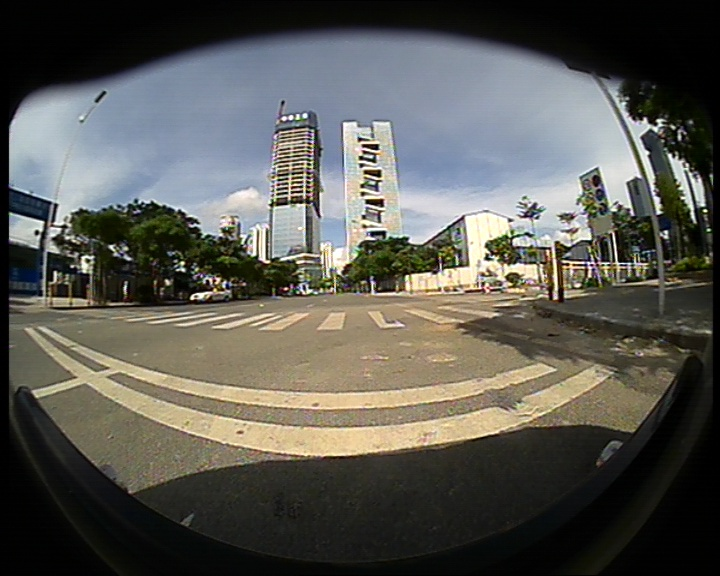
//> input picture fisheye/CAM1.jpg, 720 x 576 px
$ ./fisheye CAM1.jpg   (built with g++ and OpenCV 4)
//> lines starting //> are read from the running program, lines starting //| are printed output that depends on the picture
//> further down, pImg is the input picture: 576 rows x 720 cols, CV_8UC3; mean B, G, R 83.8, 89.8, 90.5
### fisheye/scanningmethod.h
//利用扫描线逼近算法标定鱼眼图像的中心和半径
//作者：田粮    合肥工业大学

//#include"cv.h"
//#include"cxcore.h"
#include <opencv2/opencv.hpp>
#include "opencv2/highgui/highgui.hpp"


//极限亮度差阈值
#define GRAY_DIFF_THR 40

IplImage* ScaningMethod( IplImage* img, float* x0, float* y0, float* r);
void ExtremeRow( IplImage* img, float* maxRow, float* minRow, int row);
void ExtremeCol(IplImage* img, float* maxCol, float* minCol, int col );
float RGB_to_gray( IplImage* img, int x, int y );
IplImage* Standard_circle(IplImage* img);

### fisheye/scanningmethod.cpp
//利用扫描线逼近算法标定鱼眼图像的中心和半径,及标准圆变换
//  作者：田粮         合肥工业大学
// 在标准圆变换部分坐标原点移动处理的不是很好


#include "ScanningMethod.h"

//#include"cv.h"
//#include"cxcore.h"
//#include"highgui.h"
#include<math.h>

#ifndef max
#define max(a,b) (a>b?a:b)
#define min(a,b) (a>b?b:a)
#endif

/****************************************************************
*作用标定鱼眼图像的中心和半径
*参数
img输入图像
x0【输出】中心X坐标
y0【输出】中心Y坐标
r【输出】半径
*返回剪切后的鱼眼图像
****************************************************************/

IplImage* ScaningMethod( IplImage* img, float* x0, float* y0, float* r)
{

	IplImage* imgTemp;
	int n_left;
	int n_right;
	int n_top;
	int n_bottom;

	float n_max;
	float n_min;

	//寻找鱼眼图像区域左切线
	for(int i = 0; i < img->width; i++)
	{

	ExtremeCol( img, &n_max, &n_min, i );
	if(( n_max - n_min ) > GRAY_DIFF_THR )
	{

	n_left = i;
	break;

	}

	}
//> this loop made 9 passes
//> (n_pixel in RGB_to_gray, n_pixel in RGB_to_gray (second call), n_max) on passes 1 to 8: (1, 1, 4.45), (1, 1, 3.86), (2, 2, 3.26), (2, 2, 3.86), (2, 2, 5.65), (2, 2, 6.25), (2, 2, 8.64), (2, 2, 10.85)
//> after the loop, n_max = 52.74; n_min = 0

	//寻找鱼眼图像区域右切线
	for( int i = img->width - 1; i >= 0; i--)
	{


	ExtremeCol( img, &n_max, &n_min, i );
	if(( n_max - n_min ) > GRAY_DIFF_THR )
	{

	n_right = i;
	break;

	}

	}
//> this loop made 8 passes
//> (n_pixel in RGB_to_gray, n_pixel in RGB_to_gray (second call), n_max) on passes 1 to 8: (1, 1, 3.08), (1, 1, 3.6), (1, 1, 5.52), (1, 1, 6.6), (2, 2, 6.12), (2, 2, 10.99), (2, 2, 32.39), (3, 3, 133.9)

	//寻找鱼眼图像区域上切线
	for(int i = 0; i < img->height; i++)
	{


	ExtremeRow(img, &n_max, &n_min, i );
	if(( n_max - n_min ) > GRAY_DIFF_THR )
	{

	n_top = i;
	break;

	}

	}
//> this loop made 29 passes
//> (n_pixel in RGB_to_gray, n_pixel in RGB_to_gray (second call), n_max, n_min) on passes 4, 5, 7, 9, 13, 16, 17, 19: (1, 1, 7.48, 0.7), (1, 1, 7, 1), (2, 2, 8, 0.52), (0, 0, 8.4, 0), (1, 1, 7.92, 0), (3, 3, 10.91, 0.52), (2, 2, 9.01, 0), (1, 1, 10.4, 0.22)

	//寻找鱼眼图像区域下切线
	for( int i = img->height - 1; i >= 0; i--)
	{


	ExtremeRow(img, &n_max, &n_min, i );
	if(( n_max - n_min ) > GRAY_DIFF_THR )
	{

	n_bottom = i;
	break;

	}

	}
//> this loop made 31 passes
//> (n_pixel in RGB_to_gray, n_pixel in RGB_to_gray (second call), n_max, n_min) on passes 5, 7, 8, 11, 12, 14, 17, 18: (1, 1, 22, 0.52), (1, 1, 21.61, 0.7), (1, 1, 22.6, 0), (1, 1, 22.01, 1), (1, 1, 21.01, 0.7), (1, 1, 28.09, 0), (1, 1, 32.61, 0.52), (1, 1, 33.91, 0)

	if( n_left >= n_right ||  n_top >=n_bottom )
	{

	return NULL;

	}
	else
	{


	imgTemp = cvCreateImage( cvSize( n_right - n_left, n_bottom - n_top ), IPL_DEPTH_8U, 3 );
//> imgTemp: 517 rows x 704 cols, CV_8UC3; every value is 0
	cvZero( imgTemp );

	cvSetImageROI( img, cvRect( n_left, n_top, n_right - n_left, n_bottom - n_top ));
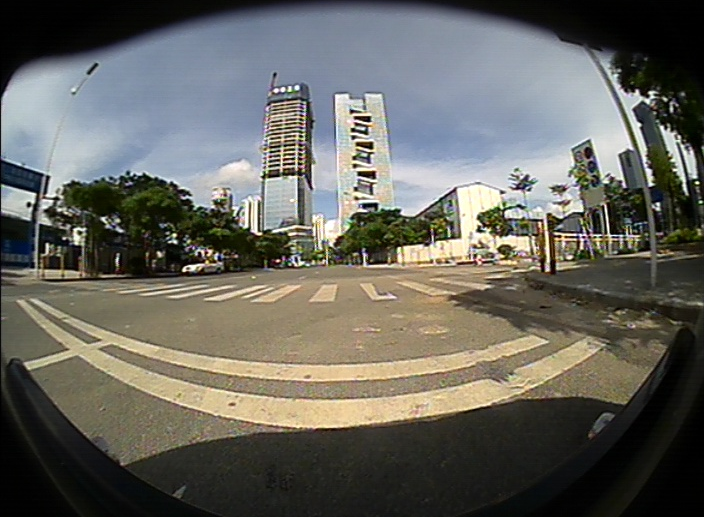
//> img: 517 rows x 704 cols, CV_8UC3; mean B, G, R 94.8, 101.5, 102.4
	cvAdd( imgTemp, img, imgTemp, NULL );

	IplImage* imgCircle = Standard_circle( imgTemp );

	cvReleaseImage(&imgTemp);

	//计算鱼眼图像中心坐标和半径
	*x0 = 1.0 * ( n_left + n_right ) / 2;
	*y0 = 1.0 * ( n_top + n_bottom ) / 2;
	float r1 = 1.0 * ( n_right - n_left ) / 2;
	float r2 = 1.0 * ( n_bottom - n_top ) / 2;
	*r = max( r1, r2 );
	return imgCircle;


}

}

/*******************************************************************
*作用寻找图像某行的极值，包括最大值和最小值
*参数
img输入图像
maxRow【输出】行最大值
minRow【输出】行最小值
row输入查找极值的行数
*******************************************************************/

void ExtremeRow( IplImage* img, float* maxRow, float* minRow, int row)
{

float maxTemp;
float minTemp;

float n_temp;
maxTemp = RGB_to_gray( img, 0, row );//将最大值预设为该行第一个像素
minTemp = RGB_to_gray( img, 0, row );//将最小值预设为该行第一个像素

for( int i = 0; i < img->width; i++ )
{

n_temp = RGB_to_gray( img, i, row );
if( maxTemp < n_temp )
maxTemp = n_temp;
if( minTemp > n_temp )
minTemp = n_temp;

}

*maxRow = maxTemp;
*minRow = minTemp;


}


/*******************************************************************
*作用寻找图像某列的极值，包括最大值和最小值
*参数
img输入图像
maxRow【输出】列最大值
minRow【输出】列最小值
col输入查找极值的列数
*******************************************************************/

void ExtremeCol(IplImage* img, float* maxCol, float* minCol, int col )
{

float maxTemp;
float minTemp;

float n_temp;
maxTemp = RGB_to_gray( img, col, 0 );//将最大值预设为该列第一个像素
minTemp = RGB_to_gray( img, col, 0 );//将最小值预设为该列第一个像素

for( int i = 0; i < img->height; i++ )
{

n_temp = RGB_to_gray( img, col, i );
if( maxTemp < n_temp )
maxTemp = n_temp;
if( minTemp > n_temp )
minTemp = n_temp;

}

*maxCol = maxTemp;
*minCol = minTemp;


}


/**********************************************************
*作用用公式 I=0.59*r+0.11*g+0.3*b 计算像素的亮度
*参数
img输入图像
x像素的行坐标
y像素的列坐标
*放回像素亮度I
**********************************************************/
float RGB_to_gray( IplImage* img, int x, int y )
{

float n_pixel;
n_pixel = 0.59 * ((uchar*)(img->imageData + img->widthStep*y))[x*3+2]
  + 0.11 * ((uchar*)(img->imageData + img->widthStep*y))[x*3+1]
  + 0.3 * ((uchar*)(img->imageData + img->widthStep*y))[x*3];

return n_pixel;


}


//将椭圆变换为标准圆
IplImage* Standard_circle(IplImage* img)
{

float u =1.0*img->width /2;
float v = 1.0*img->height/ 2;
float beta  = 1.0 * img->width / img->height;
IplImage* imgOut;
if( img->width < img->height )

imgOut = cvCreateImage( cvSize( min( img->width, img->height ), min( img->width, img->height)), IPL_DEPTH_8U, 3);
else
imgOut = cvCreateImage( cvSize( max( img->width, img->height ), max( img->width, img->height)), IPL_DEPTH_8U, 3);

float a[] = {
 1.0, 0, 0,
0, beta, 0,
0, 0, 1.0
};


CvMat* K = cvCreateMat( 3,3,CV_32FC1);
cvSetData(K,a,K->step);


cvWarpPerspective( img, imgOut, K, CV_INTER_LINEAR + CV_WARP_FILL_OUTLIERS, cvScalarAll( 255 ));
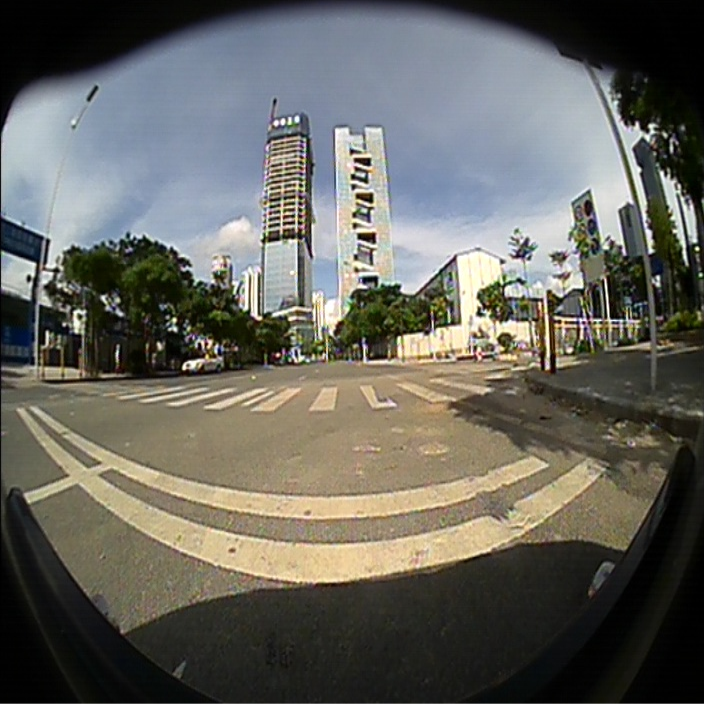
//> imgOut: 704 rows x 704 cols, CV_8UC3; mean B, G, R 94.9, 101.7, 102.5


cvReleaseMat(&K);

return imgOut;


}

### fisheye/fisheye.cpp
//球面坐标定位法校正鱼眼图像畸变
//作者：田粮                 合肥工业大学


#include "ScanningMethod.h"
//#include"cv.h"
//#include"cxcore.h"
//#include"highgui.h"
#include <opencv2/opencv.hpp>
#include "opencv2/highgui/highgui.hpp"


#include<iostream>
using namespace std;
using namespace cv;

//根据校正图像 U坐标 计算鱼眼图像的X坐标
float CalculateFisheye_x( int u, int v, float x0, float y0, float r);
float Calculate_dx( int v, float y0, float r);

int main( int argc, char** argv )
{

	IplImage* pImg;
	const char *filename = argv[1];
	if( ( pImg = cvLoadImage( filename, CV_LOAD_IMAGE_ANYCOLOR ) ) == 0)
	return 0;
	float x0;
	float y0;
	float r;

	IplImage* imgTemp = ScaningMethod( pImg, &x0, &y0, &r);
//> in ScaningMethod, `float r1 = 1.0 * ( n_right - n_left ) / 2;`: r1 = 352
//> in ScaningMethod, `float r2 = 1.0 * ( n_bottom - n_top ) / 2;`: r2 = 258.5
//> x0 = 360; y0 = 286.5; r = 352
	if( imgTemp == 0 )
	{
		cout << "标定鱼眼图像中心失败" <<endl;
		return 0;
	}
	IplImage* imgCalib;// = cvCreateImage( cvGetSize( imgTemp ), IPL_DEPTH_8U, 3);

	int key = 0;
	while (key != 27) {
		//cout << "key=" << key << endl;
		switch (key) {
			case 'a': x0 -= 1.0f; break;
			case 'd': x0 += 1.0f; break;
			case 'w': y0 += 1.0f; break;
			case 's': y0 -= 1.0f; break;
			case 'j': r -= 1.0f; break;
			case 'k': r += 1.0f; break;
			default: break;
		}
		cout << "x0=" << x0 << ",y0=" << y0 << ",r=" <<  r << endl;
//| x0=360,y0=286.5,r=352

		imgCalib = cvCreateImage( cvGetSize( imgTemp ), IPL_DEPTH_8U, 3);
		//imgCalib = cvCreateImage( cvSize(x0*2, y0*2), IPL_DEPTH_8U, 3);

		for( int j = 0; j < imgCalib->height; j++)
		{
			for( int i = 0; i < imgCalib->width; i++)
			{
				float x = CalculateFisheye_x( i, j, imgTemp->width/2, imgTemp->height/2, r );
				int ix = (int)x;
				int dx = Calculate_dx( j, imgTemp->height/2, r );


				if( abs(x - (int)x0) > dx+50 )// 有错，可以不要，该段的功能为：
				{
					//当计算得到的x值超出鱼眼图像的有效区域时，
					//x对应的校正后的图像像素点值设为0
					((uchar*)(imgCalib->imageData + imgCalib->widthStep*j))[i*3] = 0;
					((uchar*)(imgCalib->imageData + imgCalib->widthStep*j))[i*3 + 1] = 0;
					((uchar*)(imgCalib->imageData + imgCalib->widthStep*j))[i*3 + 2] = 0;
				}
				else
				{
					//   计算出鱼眼图像的（x，y）坐标后，使用双线性插值法填充校正后图像
					((uchar*)(imgCalib->imageData + imgCalib->widthStep*j))[i*3] =
					((uchar*)(imgTemp->imageData + imgTemp->widthStep*j))[ix*3] * (1-abs(x-ix))+
					((uchar*)(imgTemp->imageData + imgTemp->widthStep*j))[(ix+1)*3] * (1-abs(x-(ix+1)));

					((uchar*)(imgCalib->imageData + imgCalib->widthStep*j))[i*3+1] =
					((uchar*)(imgTemp->imageData + imgTemp->widthStep*j))[ix*3+1] * (1-abs(x-ix))+
					((uchar*)(imgTemp->imageData + imgTemp->widthStep*j))[(ix+1)*3+1] * (1-abs(x-(ix+1)));

					((uchar*)(imgCalib->imageData + imgCalib->widthStep*j))[i*3+2] =
					((uchar*)(imgTemp->imageData + imgTemp->widthStep*j))[ix*3+2] * (1-abs(x-ix))+
					((uchar*)(imgTemp->imageData + imgTemp->widthStep*j))[(ix+1)*3+2] * (1-abs(x-(ix+1)));
				}
			}
		}
		cvNamedWindow("original", 1 );
		cvNamedWindow("circle", 1);
		cvNamedWindow("calibrate", 1 );
		cvShowImage("original", pImg );
		cvShowImage("circle", imgTemp );
		//cvSaveImage("circle.jpg", imgTemp);
		cvShowImage("calibrate", imgCalib);
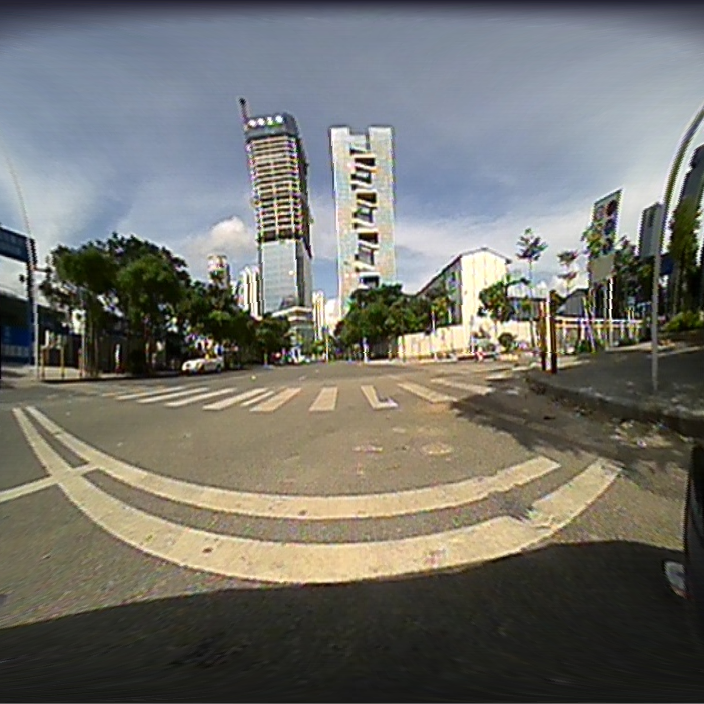
//> window 'calibrate': 704 rows x 704 cols, CV_8UC3; mean B, G, R 108.1, 114.3, 114.9
		string out = "cali_";
		out += filename;
		cvSaveImage(out.c_str(), imgCalib);
		key = cvWaitKey(0);
//> the Esc key is pressed
	}
//> after the loop, x0 = 360; y0 = 286.5; r = 352

	cvDestroyWindow( "original" );
	cvDestroyWindow( "circle" );
	cvDestroyWindow( "calibrate" );
	cvReleaseImage( &imgTemp );
	cvReleaseImage( &imgCalib );
	cvReleaseImage( &pImg );

	return 0;


}

// [102 lines left out: function main1, not called in this run]


float CalculateFisheye_x( int u, int v, float x0, float y0, float r)
{

float xh = u - x0;
float yi = y0 - v;
float dx = sqrt( r*r - yi*yi );
int xk = ( x0 + xh * dx / r);
return xk;

}


float Calculate_dx( int v, float y0, float r )
{

float yi = y0 - v;
int dx = sqrt( r*r - yi*yi);
return dx;

}

$ run again, on fisheye/CAM3.jpg
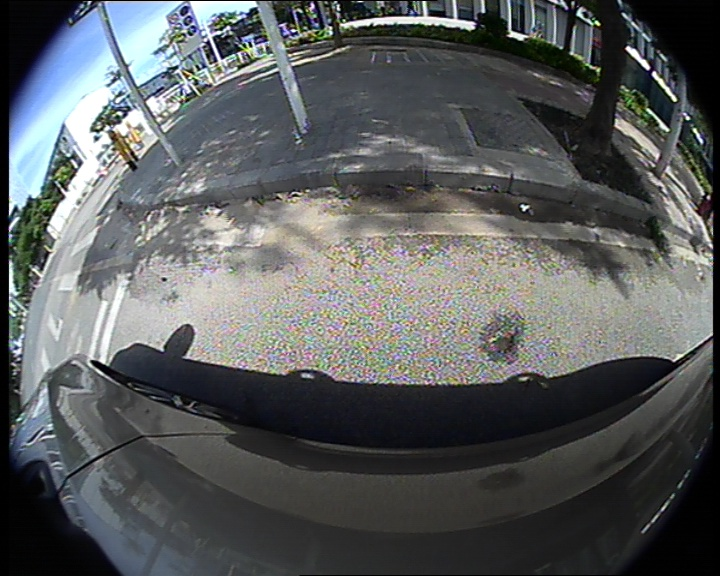
//> input picture fisheye/CAM3.jpg, 720 x 576 px
//> pImg is the input picture: 576 rows x 720 cols, CV_8UC3; mean B, G, R 93.2, 92.7, 89.8
//> the loop in ScaningMethod, `for(int i = 0; i < img->width; i++)` made 9 passes
//> (n_pixel in RGB_to_gray, n_pixel in RGB_to_gray (second call), n_max) on passes 1 to 8: (0, 0, 3.86), (1, 1, 3.25), (1, 1, 4.15), (2, 2, 5.75), (2, 2, 6.82), (2, 2, 10.39), (2, 2, 11.68), (1, 1, 18.04)
//> after the loop in ScaningMethod, `for(int i = 0; i < img->width; i++)`: n_max = 95.92; n_min = 0
//> the loop in ScaningMethod, `for( int i = img->width - 1; i >= 0; i--)` made 7 passes
//> (n_pixel in RGB_to_gray, n_pixel in RGB_to_gray (second call), n_max) on passes 1 to 7: (1, 1, 3.87), (0, 0, 5.47), (1, 1, 6.09), (1, 1, 11.35), (1, 1, 13.31), (0, 0, 20.49), (1, 1, 68.89)
//> the loop in ScaningMethod, `for(int i = 0; i < img->height; i++)` made 1 pass
//> (n_pixel in RGB_to_gray, n_pixel in RGB_to_gray (second call), n_max) on pass 1: (0, 0, 235.3)
//> the loop in ScaningMethod, `for( int i = img->height - 1; i >= 0; i--)` made 1 pass
//> (n_pixel in RGB_to_gray, n_pixel in RGB_to_gray (second call), n_max) on pass 1: (0, 0, 97.52)
//> imgTemp: 575 rows x 705 cols, CV_8UC3; every value is 0
//> in Standard_circle, `cvWarpPerspective( img, imgOut, K, CV_INTER_LINEAR + CV_WARP_FILL_OUTL..`:
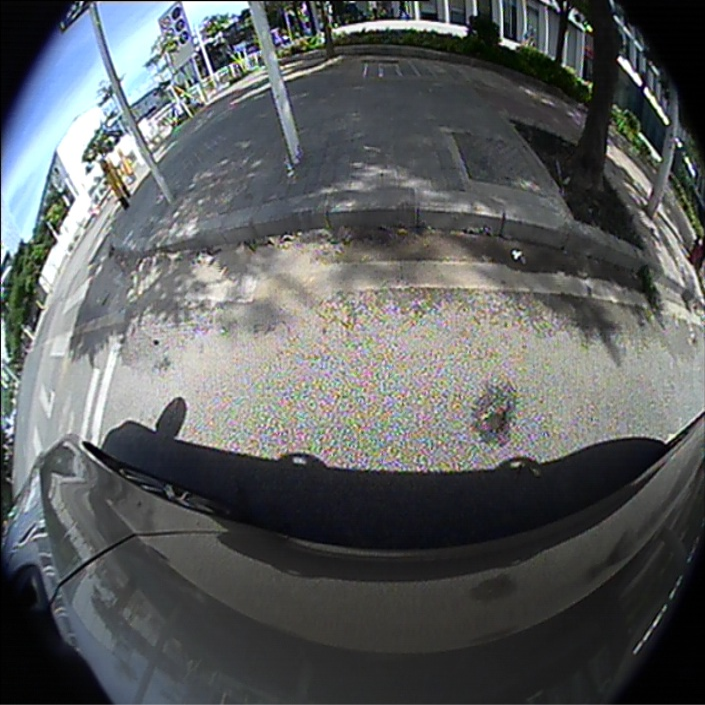
//> imgOut: 705 rows x 705 cols, CV_8UC3; mean B, G, R 95.4, 94.8, 91.9
//> r1 = 352.5
//> r2 = 287.5
//> `IplImage* imgTemp = ScaningMethod( pImg, &x0, &y0, &r);`: x0 = 360.5; y0 = 287.5; r = 352.5
//| x0=360.5,y0=287.5,r=352.5
//> `cvShowImage("calibrate", imgCalib);`:
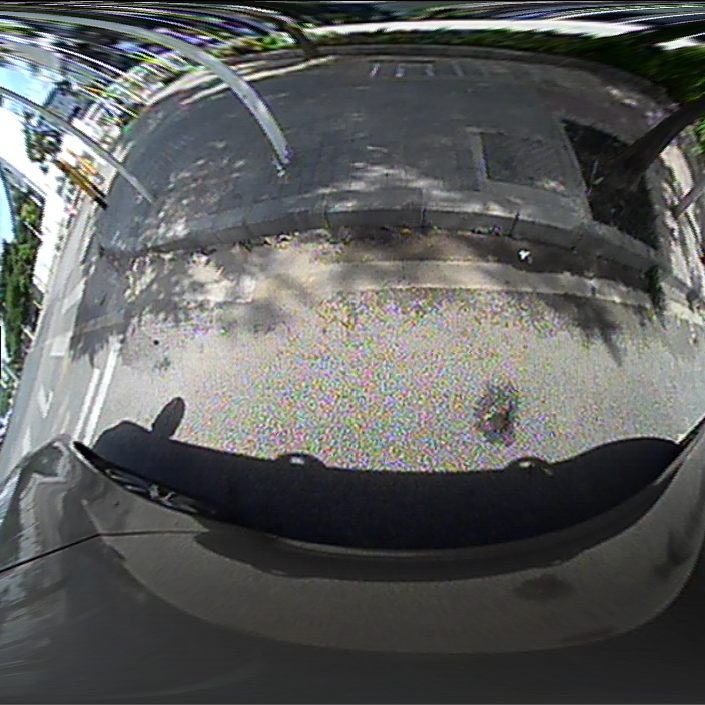
//> window 'calibrate': 705 rows x 705 cols, CV_8UC3; mean B, G, R 92.8, 94, 92.4
//> after the loop `while (key != 27)`: x0 = 360.5; y0 = 287.5; r = 352.5

$ run again, on fisheye/CAM4.jpg
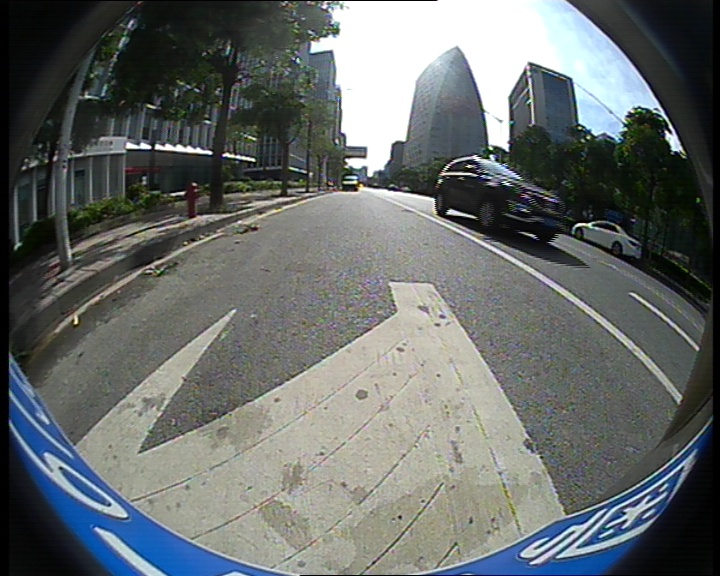
//> input picture fisheye/CAM4.jpg, 720 x 576 px
//> pImg is the input picture: 576 rows x 720 cols, CV_8UC3; mean B, G, R 106.1, 107, 102.2
//> the loop in ScaningMethod, `for(int i = 0; i < img->width; i++)` made 9 passes
//> (n_pixel in RGB_to_gray, n_pixel in RGB_to_gray (second call), n_max) on passes 1 to 8: (0.52, 0.52, 3.09), (1.52, 1.52, 2.66), (1.52, 1.52, 3.86), (2.52, 2.52, 4.45), (3.52, 3.52, 4.45), (3.52, 3.52, 5.47), (3, 3, 10.53), (2, 2, 12.94)
//> after the loop in ScaningMethod, `for(int i = 0; i < img->width; i++)`: n_max = 56.43; n_min = 0
//> the loop in ScaningMethod, `for( int i = img->width - 1; i >= 0; i--)` made 8 passes
//> (n_pixel in RGB_to_gray, n_pixel in RGB_to_gray (second call), n_max) on passes 1, 3, 4, 5, 6, 7, 8: (0, 0, 3.27), (1.48, 1.48, 3.08), (2.48, 2.48, 4.09), (1.48, 1.48, 3.44), (3.48, 3.48, 4.7), (6, 6, 16.71), (20, 20, 57.25)
//> the loop in ScaningMethod, `for(int i = 0; i < img->height; i++)` made 1 pass
//> (n_pixel in RGB_to_gray, n_pixel in RGB_to_gray (second call), n_max) on pass 1: (0.52, 0.52, 255)
//> the loop in ScaningMethod, `for( int i = img->height - 1; i >= 0; i--)` made 1 pass
//> (n_pixel in RGB_to_gray, n_pixel in RGB_to_gray (second call), n_max) on pass 1: (1.6, 1.6, 227.3)
//> imgTemp: 575 rows x 704 cols, CV_8UC3; every value is 0
//> in Standard_circle, `cvWarpPerspective( img, imgOut, K, CV_INTER_LINEAR + CV_WARP_FILL_OUTL..`:
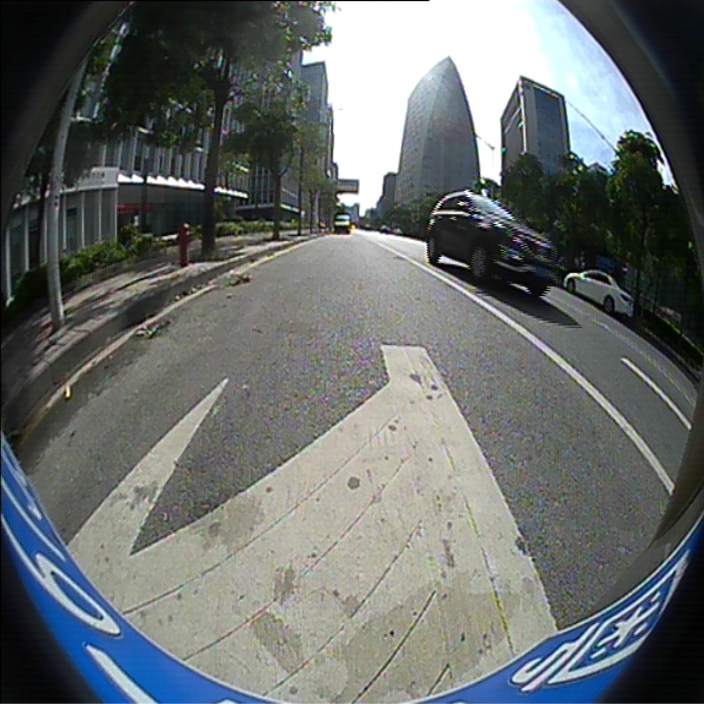
//> imgOut: 704 rows x 704 cols, CV_8UC3; mean B, G, R 108.6, 109.6, 104.7
//> r1 = 352
//> r2 = 287.5
//> `IplImage* imgTemp = ScaningMethod( pImg, &x0, &y0, &r);`: x0 = 360; y0 = 287.5; r = 352
//| x0=360,y0=287.5,r=352
//> `cvShowImage("calibrate", imgCalib);`:
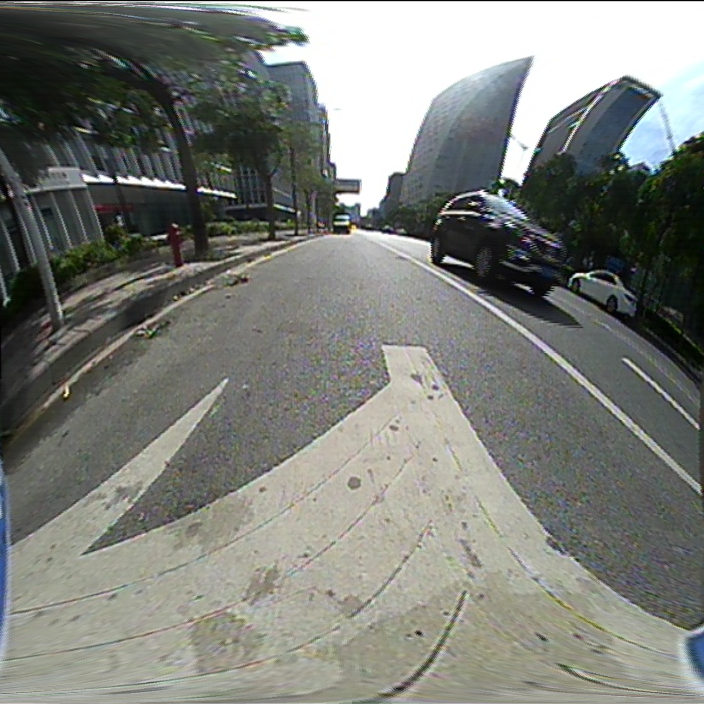
//> window 'calibrate': 704 rows x 704 cols, CV_8UC3; mean B, G, R 121.2, 127, 124.6
//> after the loop `while (key != 27)`: x0 = 360; y0 = 287.5; r = 352
